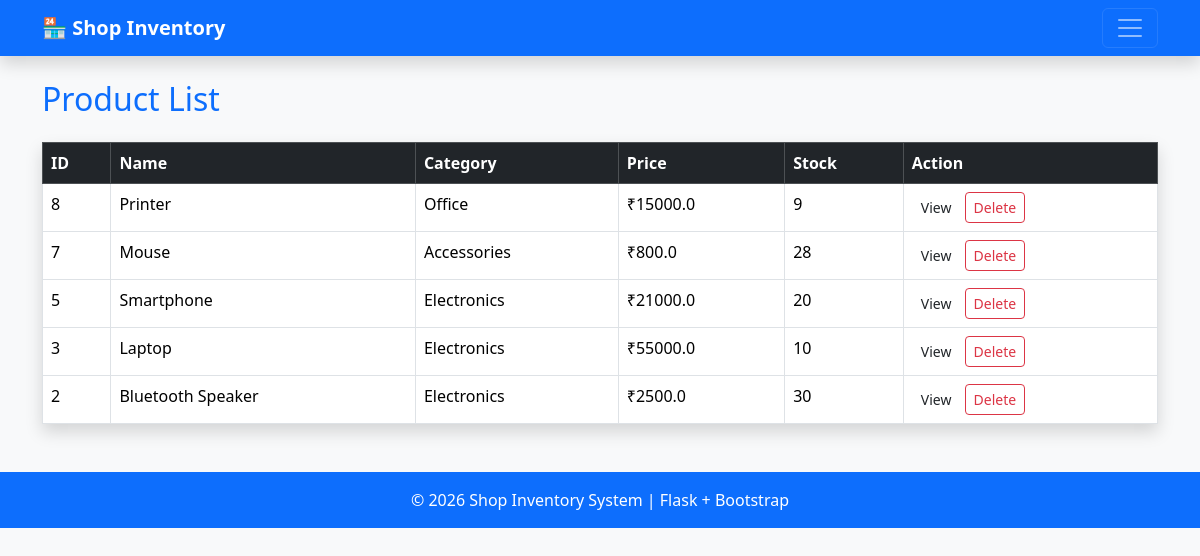
/products, run on an earlier commit of the app's database.
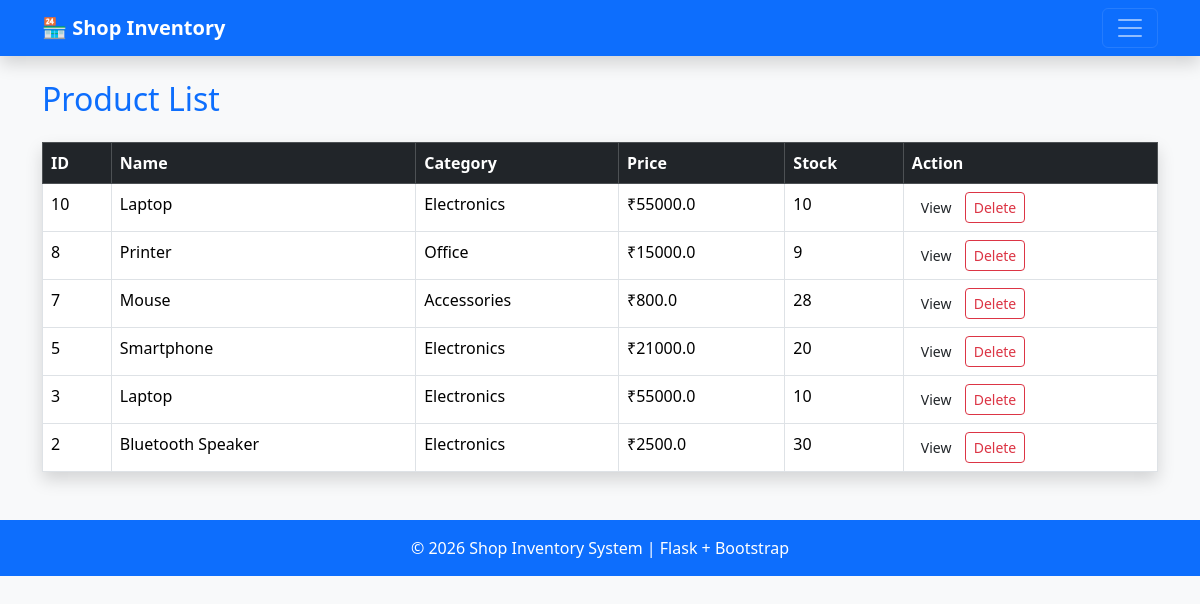
And on a later commit of the database.
### tables this page shows
CREATE TABLE products (
                    id INTEGER PRIMARY KEY AUTOINCREMENT,
                    name TEXT NOT NULL,
                    category TEXT NOT NULL,
                    price REAL NOT NULL,
                    stock INTEGER NOT NULL
                 );

### app.py (the view)
@app.route("/products")
def product():
    conn = get_db()
    products = conn.execute("SELECT * FROM products ORDER BY id DESC").fetchall()
    conn.close()
    return render_template("products.html", products=products)

### database.py (called while the page is built)
def get_db():
    conn = sqlite3.connect('myproject.db')
    conn.row_factory = sqlite3.Row # To access columns by name
    return conn

### templates/products.html (shortened to what this page needs)
{% extends "base.html" %}
{% block content %}
<h2 class="mb-4 text-primary">
Product List
</h2>
<table class="table table-bordered table-hover shadow">
<thead class="table-dark">
<tr>
<th>ID</th>
<th>Name</th>
<th>Category</th>
<th>Price</th>
<th>Stock</th>
<th>Action</th>
</tr>
</thead>
<tbody>
{% for product in products %}
<tr>
<td>{{ product.id }}</td>
<td>{{ product.name }}</td>
<td>{{ product.category }}</td>
<td>₹{{ product.price }}</td>
<td>{{ product.stock }}</td>
<td>
<a href="{{ url_for('product_detail', id=product.id) }}" class="btn btn-sm btn-outline-view">
    View
</a>
<a href="{{ url_for('delete_product', id=product.id) }}" class="btn btn-sm btn-outline-danger">
    Delete
</a>
</td>
</tr>
{% endfor %}
</tbody>
</table>
{% endblock %}

### templates/base.html (shortened to what this page needs)
<!DOCTYPE html>
<html lang="en">
<head>
    <link href="https://cdn.jsdelivr.net/npm/bootstrap@5.3.3/dist/css/bootstrap.min.css" rel="stylesheet">
</head>
<body class="bg-light">
<nav class="navbar navbar-dark bg-primary shadow">
    <div class="container">
        <a class="navbar-brand fw-bold" href="/">
            🏪 Shop Inventory
        </a>
        <button class="navbar-toggler"
                type="button"
                data-bs-toggle="collapse"
                data-bs-target="#navbarMenu"
                aria-controls="navbarMenu"
                aria-expanded="false"
                aria-label="Toggle navigation">
            <span class="navbar-toggler-icon"></span>
        </button>
    </div>
</nav>
<div class="container mt-4">
    {% block content %}
    {% endblock %}
</div>
<footer class="bg-primary text-white text-center py-3 mt-5">
    <p class="mb-0">
        © 2026 Shop Inventory System | Flask + Bootstrap
    </p>
</footer>
</body>
</html>

What changed in the data, as far as the page shows it:
added products: id "10", name "Laptop", category "Electronics", price "55000.0", stock "10"
